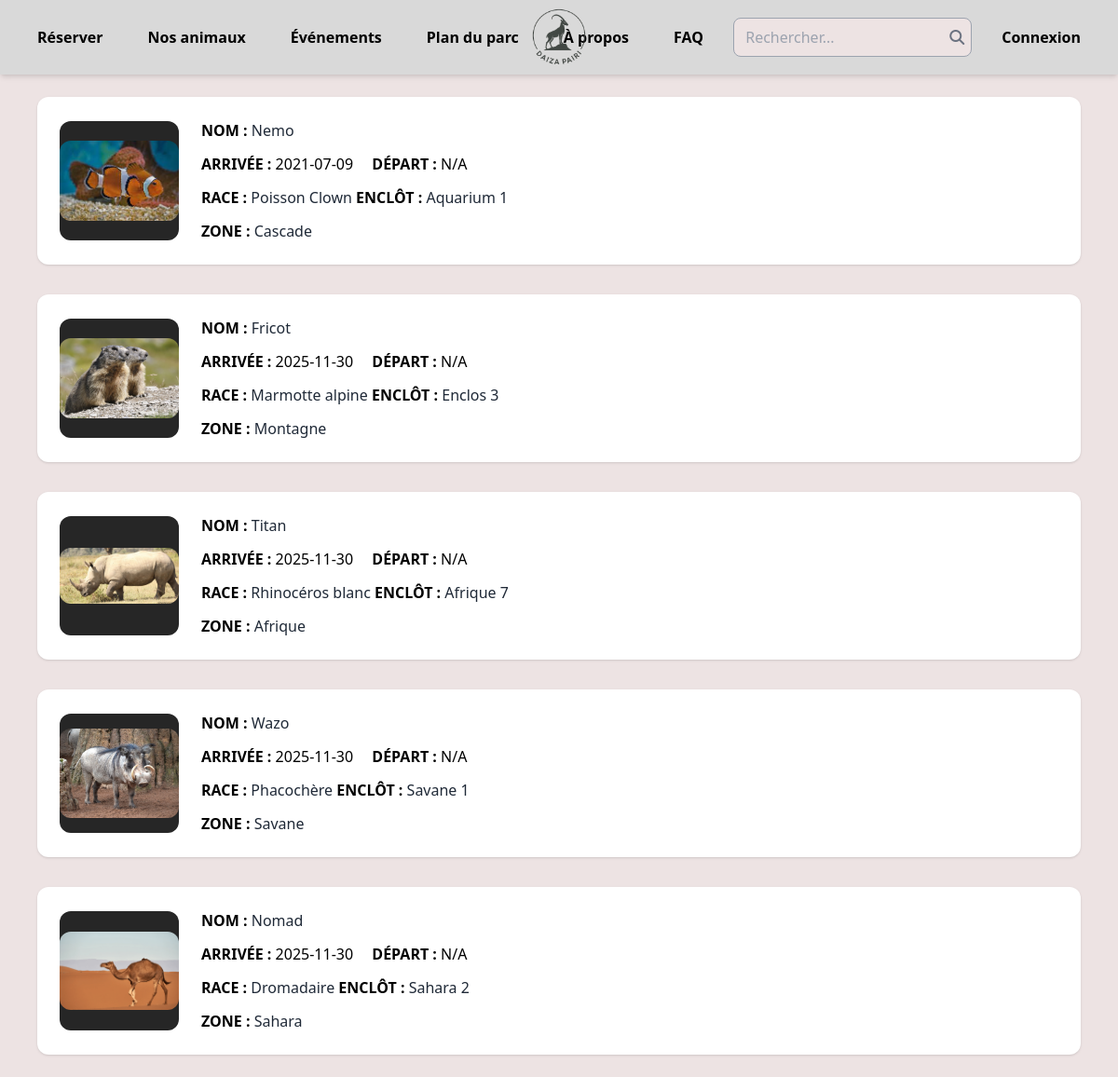
Page /animals on the committed database.
### server.py (models this page shows)
class Animal(db.Model):
    id = db.Column(db.Integer, primary_key=True)
    nom = db.Column(db.String(80), nullable=False)
    enclot = db.Column(db.String(80), nullable=False)
    zone = db.Column(db.String(100), nullable=False)
    espèce = db.Column(db.String(80), nullable=False)
    arrive = db.Column(db.String(80), nullable=False)
    depart = db.Column(db.String(80))
    soin = db.Column(db.String(80))
    image = db.Column(db.String(200))
    soins = db.relationship(
        "Soin",
        backref="animal",
        cascade="all, delete-orphan",
        lazy=True
    )

### server.py (the view)
@app.route('/animals')
def animal():
    zone = request.args.get('zone')
    nom = request.args.get('nom')
    enclot = request.args.get('enclot')
    if zone:
        animaux = Animal.query.filter(Animal.zone.ilike(f"%{zone}%")).all()
        return render_template("animaux.html", animaux=animaux, zone=zone)
    if nom:
        animaux = Animal.query.filter(Animal.nom.ilike(f"%{nom}%")).all()
        return render_template("animaux.html", animaux=animaux, zone=None)
    if enclot:
        animaux = Animal.query.filter(Animal.enclot.ilike(f"%{enclot}%")).all()
        return render_template("animaux.html", animaux=animaux, zone=None)
    if current_user.is_authenticated and current_user.role in ['admin', 'soigneur']:
        animaux = Animal.query.all()
        return render_template("animaux.html", animaux=animaux, zone=None)
    categories = ['Cascade', 'Montagne', 'Afrique', 'Savane', 'Sahara']
    resultats = []
    for cat in categories:
        count = Animal.query.filter(Animal.zone == cat).count()
        if count > 0:
            choix = random.randint(0, count - 1)
            animal = (
                Animal.query
                .filter(Animal.zone == cat)
                .offset(choix)
                .first()
            )
            if animal:
                resultats.append(animal)
    return render_template("animaux.html", animaux=resultats, zone=None)

### templates/animaux.html (shortened to what this page needs)
<!DOCTYPE html>
<html lang="fr">
<head>
  <script src="https://cdn.tailwindcss.com"></script>
  <link rel="stylesheet" href="https://cdnjs.cloudflare.com/ajax/libs/font-awesome/6.5.1/css/all.min.css">
</head>
<body class="w-full h-screen bg-[#EDE3E3]">
    {% include '/components/nav.html' %}
    <div class="w-full px-10 py-6 space-y-8">
        {% for animau in animaux %}
        <div id="animal-{{ animau.id }}" class="animal-card bg-white rounded-xl shadow flex items-center p-6 relative">
            <div class="w-32 h-32 bg-[#262626] rounded-xl flex items-center justify-center">
                <img src="../static/uploads/{{ animau.image }}" alt="photo animal" width="128" height="128" class="object-cover rounded-xl">
            </div>
            <div class="ml-6 space-y-3">
                <p>
                    <span class="font-semibold">NOM :</span>
                    <span class="text-gray-800">{{ animau.nom }}</span>
                </p>
                <p>
                    <span class="font-semibold">ARRIVÉE :</span> {{ animau.arrive }}
                    <span class="font-semibold ml-4">DÉPART :</span> {{ animau.depart if animau.depart else 'N/A' }}
                </p>
                <p>
                    <span class="font-semibold">RACE :</span>
                    <span class="text-gray-800">{{ animau.espèce }}</span>
                    <span class="font-semibold">ENCLÔT :</span>
                    <span class="text-gray-800">{{ animau.enclot if animau.enclot else 'N/A' }}</span>
                </p>
                <p>
                    <span class="font-semibold">ZONE :</span>
                    <span class="text-gray-800">{{ animau.zone }}</span>
                </p>
            </div>
        </div>
        {% endfor %}
    </div>
</body>
</html>

### templates/components/nav.html (shortened to what this page needs)
<nav class="bg-[#D9D9D9] w-full sticky top-0 z-50 shadow-md">
    <div class="hidden md:flex items-center justify-between px-6 py-3 h-20 relative">
      <div class="flex items-center space-x-4">
        <a href="/book" class="font-semibold px-4 py-2 rounded-full transition duration-300 hover:bg-green-500/70 hover:text-white">Réserver</a>
        <a href="/animals" class="font-semibold px-4 py-2 rounded-full transition duration-300 hover:bg-green-500/70 hover:text-white">Nos animaux</a>
        <a href="/events" class="font-semibold px-4 py-2 rounded-full transition duration-300 hover:bg-green-500/70 hover:text-white">Événements</a>
        <a href="/map" class="font-semibold px-4 py-2 rounded-full transition duration-300 hover:bg-green-500/70 hover:text-white">Plan du parc</a>
        <a href="/about" class="font-semibold px-4 py-2 rounded-full transition duration-300 hover:bg-green-500/70 hover:text-white">À propos</a>
        <a href="/faq" class="font-semibold px-4 py-2 rounded-full transition duration-300 hover:bg-green-500/70 hover:text-white">FAQ</a>
      </div>
      <div class="absolute left-1/2 transform -translate-x-1/2">
        <a href="/">
          <img src="./static/images/logo2.png" alt="logo" class="w-20 h-20 rounded-full object-cover">
        </a>
      </div>
      <div class="flex items-center space-x-4">
        <div class="relative w-64" id="searchContainer">
            <input
                type="text"
                id="searchInput"
                placeholder="Rechercher..."
                class="px-3 py-2 w-full rounded-lg border border-gray-400 bg-[#EDE3E3] focus:outline-none focus:ring-2 focus:ring-green-500"
            />
            <button class="absolute right-2 top-1/2 -translate-y-1/2 text-gray-500 hover:text-green-600">
                <i class="fas fa-search"></i>
            </button>
        </div>
        {% if current_user.is_authenticated %}
          <a href="/compte" class="font-semibold px-4 py-2 rounded-full transition duration-300 hover:bg-green-500/70 hover:text-white">Mon compte</a>
        {% else %}
          <a href="/login" class="font-semibold px-4 py-2 rounded-full transition duration-300 hover:bg-green-500/70 hover:text-white">Connexion</a>
        {% endif %}
      </div>
    </div>
</nav>

### rows in the picture
Animal: image (picture), nom "Nemo", arrive "2021-07-09", depart "N/A", espèce "Poisson Clown", enclot "Aquarium 1", zone "Cascade"
Animal: image (picture), nom "Fricot", arrive "2025-11-30", depart "N/A", espèce "Marmotte alpine", enclot "Enclos 3", zone "Montagne"
Animal: image (picture), nom "Titan", arrive "2025-11-30", depart "N/A", espèce "Rhinocéros blanc", enclot "Afrique 7", zone "Afrique"
Animal: image (picture), nom "Wazo", arrive "2025-11-30", depart "N/A", espèce "Phacochère", enclot "Savane 1", zone "Savane"
Animal: image (picture), nom "Nomad", arrive "2025-11-30", depart "N/A", espèce "Dromadaire", enclot "Sahara 2", zone "Sahara"
